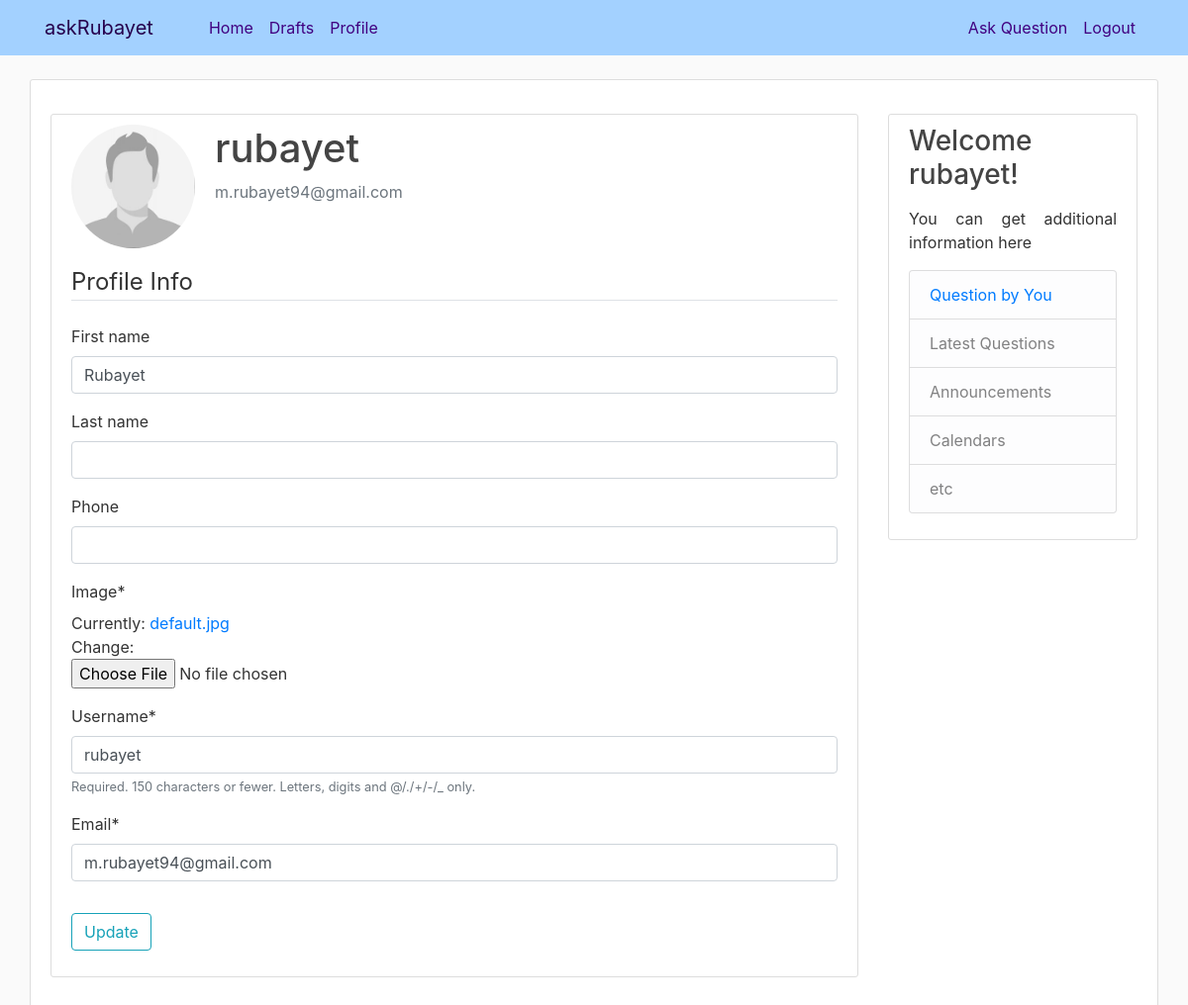
The page /profile/ (signed in) on the database as committed earlier.
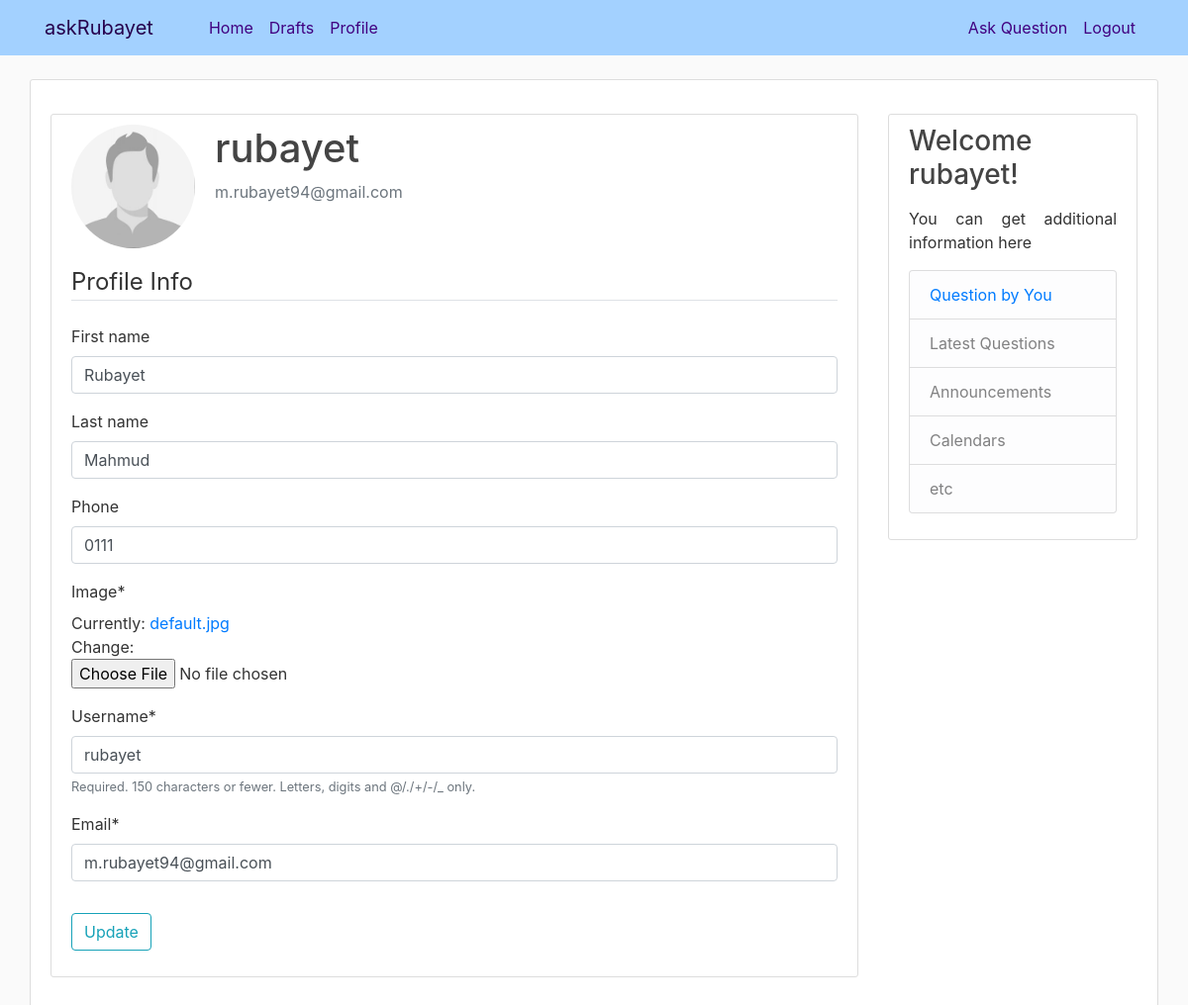
The same page on the database as committed later.
### users/models.py (models this page shows, shortened)
class Profile(models.Model):
    user = models.OneToOneField(User, on_delete=models.CASCADE)
    image = models.ImageField(default='default.jpg', upload_to='profile_pics')
    first_name = models.CharField(max_length=30, default='', blank=True, null=True)
    last_name = models.CharField(max_length=30, default='', blank=True, null=True)
    phone = models.CharField(max_length=17, default='', blank=True, null=True)

### users/views.py (the view)
# urls.py: path('profile/', user_views.profile, name='profile'),
@login_required
def profile(request):
    if request.method == 'POST':
        u_form = UserUpdateForm(request.POST, instance=request.user)
        p_form = ProfileUpdateForm(request.POST, request.FILES, instance=request.user.profile)
        if u_form.is_valid() and p_form.is_valid():
            u_form.save()
            p_form.save()
            messages.success(request, f'Your account has been updated!')
            return redirect('profile')
    else:
        u_form = UserUpdateForm(instance=request.user)
        p_form = ProfileUpdateForm(instance=request.user.profile)
    context = {
        'u_form': u_form,
        'p_form': p_form,
    }
    return render(request, 'users/profile.html', context)

### users/forms.py
class UserUpdateForm(forms.ModelForm):
    email = forms.EmailField()
    class Meta:
        model = User
        fields = ['username', 'email']

class ProfileUpdateForm(forms.ModelForm):
    class Meta:
        model = Profile
        fields = ['first_name', 'last_name', 'phone', 'image', ]

### users/templates/users/profile.html (shortened to what this page needs)
{% extends "ask/base.html" %}
{% load crispy_forms_tags %}
{% block content %}
    <div class="content-section">
      <div class="media">
        <img class="rounded-circle account-img" src="{{ user.profile.image.url }}">
        <div class="media-body">
          <h2 class="account-heading">{{ user.username }}</h2>
          <p class="text-secondary">{{ user.email }}</p>
        </div>
      </div>
      <form method="POST" enctype="multipart/form-data">
          <fieldset class="form-group">
              <legend class="border-bottom mb-4">Profile Info</legend>
              {{ p_form|crispy }}
              {{ u_form|crispy }}
          </fieldset>
          <div class="form-group">
              <button class="btn btn-outline-info" type="submit">Update</button>
          </div>
      </form>
    </div>
{% endblock content %}

Rows that differ between the two databases and show on the page:
changed Profile "Rubayet": last_name (not shown) → "Mahmud"; phone (not shown) → "0111"
